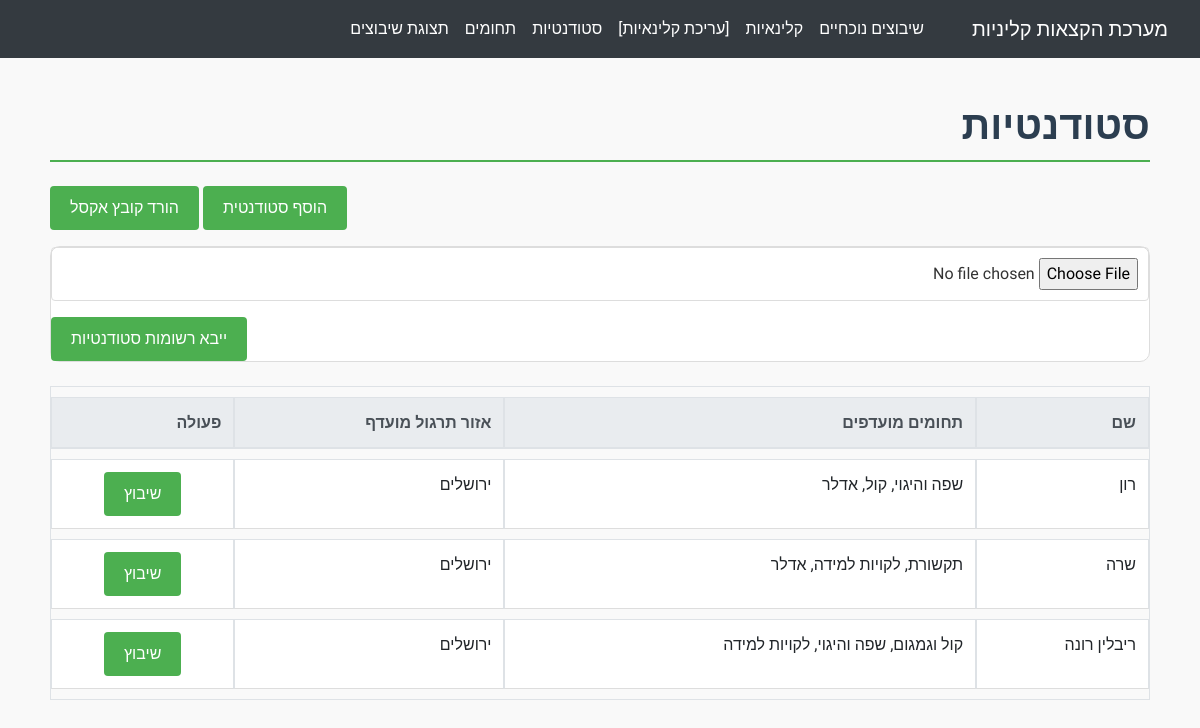
/students, run on the app's committed database.
### app/models.py (models this page shows)
class Student(db.Model):
    id = db.Column(db.Integer, primary_key=True)
    name = db.Column(db.String(100), nullable=False)
    preferred_field_id_1 = db.Column(db.Integer, db.ForeignKey('field.id'), nullable=False)
    preferred_field_1 = db.relationship('Field', foreign_keys=[preferred_field_id_1], backref='students_1')
    preferred_field_id_2 = db.Column(db.Integer, db.ForeignKey('field.id'), nullable=False)
    preferred_field_2 = db.relationship('Field', foreign_keys=[preferred_field_id_2], backref='students_2')
    preferred_field_id_3 = db.Column(db.Integer, db.ForeignKey('field.id'), nullable=False)
    preferred_field_3 = db.relationship('Field', foreign_keys=[preferred_field_id_3], backref='students_3')
    preferred_practice_area = db.Column(db.String(100), nullable=False)

class Field(db.Model):
    id = db.Column(db.Integer, primary_key=True)
    name = db.Column(db.String(100), unique=True, nullable=False)

### app/routes.py (the view)
@bp.route('/students')
def students_view():
    students = Student.query.all()
    return render_template('students.html', students=students)

### app/templates/students.html
{% extends "base.html" %}
{% block content %}
<h1 class="mb-4 text-right">סטודנטיות</h1>
<a href="{{ url_for('main.add_student') }}" class="btn btn-primary mb-3">הוסף סטודנטית</a>
<a href="{{ url_for('main.download_students') }}" class="btn btn-primary mb-3">הורד קובץ אקסל</a>
<form action="{{ url_for('main.upload_students') }}" method="post" enctype="multipart/form-data">
    <div class="form-group">
        <input type="file" class="form-control-file" name="file" required>
    </div>
    <button type="submit" class="btn btn-primary">ייבא רשומות סטודנטיות</button>
</form>
<table class="table table-bordered mt-4" dir="rtl">
    <thead class="thead-light">
        <tr>
            <th class="text-right">שם</th>
            <th class="text-right">תחומים מועדפים</th>
            <th class="text-right">אזור תרגול מועדף</th>
            <th>פעולה</th>
        </tr>
    </thead>
    <tbody>
        {% for student in students %}
        <tr>
            <td class="text-right">{{ student.name }}</td>
            <td class="text-right">
                {{ student.preferred_field_1.name if student.preferred_field_1 else '' }},
                {{ student.preferred_field_2.name if student.preferred_field_2 else '' }},
                {{ student.preferred_field_3.name if student.preferred_field_3 else '' }}
            </td>
            <td class="text-right">{{ student.preferred_practice_area }}</td>
            <td class="text-center">
                <a href="{{ url_for('main.assign_instructor', student_id=student.id) }}" class="btn btn-success">שיבוץ</a>
            </td>
        </tr>
        {% endfor %}
    </tbody>
</table>
{% endblock %}

### app/static/css/styles.css (style rules this page uses)
:root { --primary-color: #4CAF50; --secondary-color: #FFC107; --light-gray: #f2f2f2; --white: #ffffff; --light-green: lightgreen; --light-coral: lightcoral; --heading-color: #2c3e50; }
body { font-family: 'Alef', 'Roboto', sans-serif; background-color: #F9F9F9; color: #333333; margin: 0; padding: 0; line-height: 1.6; direction: rtl; }
h1, h2, h3 { color: var(--heading-color); font-weight: 700; font-family: 'Alef', 'Roboto', sans-serif; margin-bottom: 20px; }
h1 { font-size: 2.5rem; border-bottom: 2px solid var(--primary-color); padding-bottom: 10px; }
.table { margin-bottom: 20px; border-collapse: separate; border-spacing: 0 10px; }
.table th, .table td { padding: 12px; text-align: right; background-color: var(--white); border-bottom: 1px solid #dddddd; }
.table thead { background-color: var(--primary-color); color: var(--white); }
button, .btn { background-color: var(--primary-color) !important; color: var(--white) !important; border-radius: 4px; padding: 10px 20px; font-family: 'Alef', 'Roboto', sans-serif; font-weight: 500; transition: background-color 0.3s ease; border: none; }
.btn-primary, .btn-danger { min-width: 120px; }
.table td .btn { margin: 0; padding: 10px 20px; border: none; }
form { background-color: var(--white); padding: 20px; border: 1px solid #dddddd; margin-bottom: 20px; border-radius: 10px; }
input[type="text"], input[type="number"], select, input[type="email"], input[type="file"], .form-control { width: 100%; padding: 10px; margin-bottom: 10px; border: 1px solid #dddddd; border-radius: 4px; }
.text-center { text-align: center; vertical-align: middle; }
.text-right { text-align: right; direction: rtl; }
form { margin: 0; padding: 0; }
.text-right { text-align: right; }

### data on the page
Student: name "רון", preferred_field_1 "שפה והיגוי", preferred_field_2 "קול", preferred_field_3 "אדלר", preferred_practice_area "ירושלים"
Student: name "שרה", preferred_field_1 "תקשורת", preferred_field_2 "לקויות למידה", preferred_field_3 "אדלר", preferred_practice_area "ירושלים"
Student: name "ריבלין רונה", preferred_field_1 "קול וגמגום", preferred_field_2 "שפה והיגוי", preferred_field_3 "לקויות למידה", preferred_practice_area "ירושלים"
